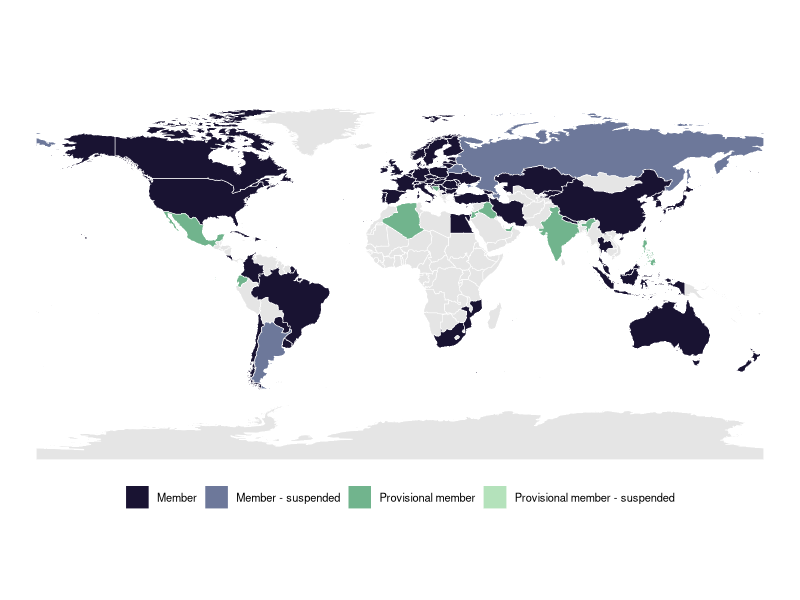
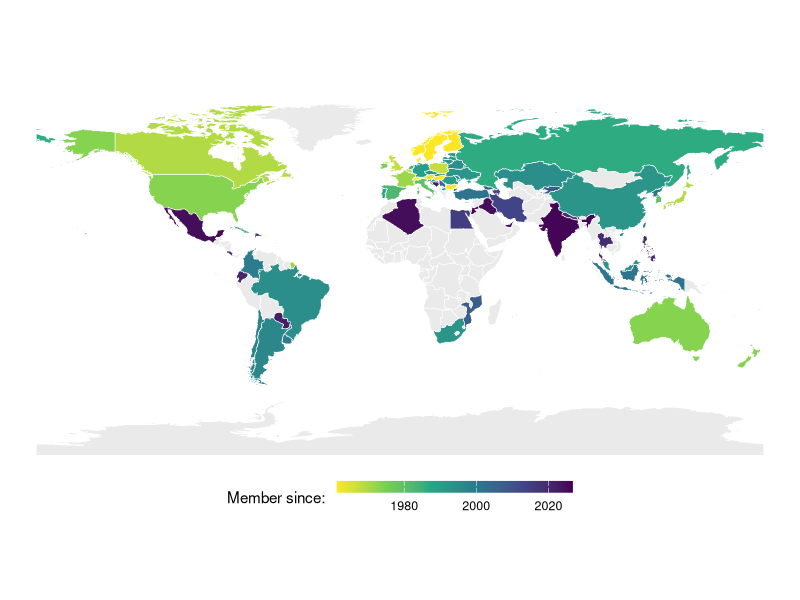
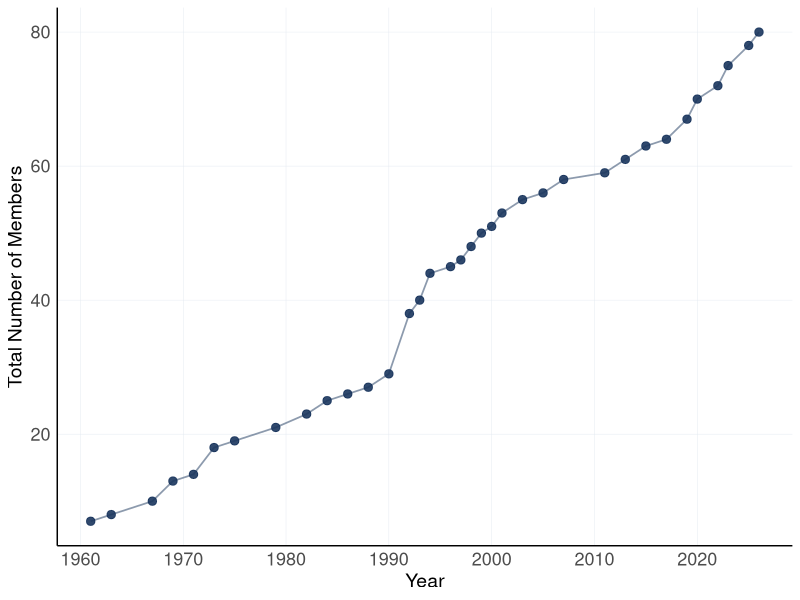

Generate these figures, in order, with R:
# Geographical distribution and evolution of federations

setwd("/Users/dsesia/Desktop/case_study_CIO")

# install.packages("sf")
# install.packages("rnaturalearth")
library(sf)
library(rnaturalearth)
library(dplyr)
library(ggplot2)
library(readxl)
library(tidyr)
library(knitr)
library(scales)

data_federations=read_excel("data/federations.xlsx", sheet = 1)


status_order <- c("Member", "Provisional member", "Member - suspended", "Provisional member - suspended","Invited")

mat <- data_federations %>%
  count(Region, Status) %>%
  pivot_wider(
    names_from = Status,
    values_from = n,
    values_fill = 0
  ) %>%
  select(Region, all_of(status_order)) %>%
  mutate(Total = rowSums(across(where(is.numeric)))) %>%
  arrange(desc(Total))

# Add totals row at the bottom
mat <- mat %>%
  bind_rows(
    mat %>%
      summarise(
        Region = "Total",
        across(where(is.numeric), sum)
      )
  )

# create table (code for latex)
kable(
  mat,
  format = "latex",
  booktabs = TRUE,
  caption = "Distribution of statuses by region",
  label = "tab:region_status",
  align = "l"
)

# World map
world <- ne_countries(
  scale = "medium",
  returnclass = "sf"
)

countries <- data_federations %>%
  select(Code, Country, Status, Member.since) %>%
  mutate(present = TRUE)

# standardize the name of the country based on names of rnaturalearth package
countries$name_present=countries$Country%in%world$name_long
countries$Country[countries$Country=="Czechia"]="Czech Republic"
countries$Country[countries$Country=="Great Britain"]="United Kingdom"
countries$Country[countries$Country=="Hong Kong China"]="Hong Kong"
countries$Country[countries$Country=="Iran, Islamic Republic of"]="Iran"
countries$Country[countries$Country=="Korea, Republic of"]="Republic of Korea"
countries$Country[countries$Country=="Moldova, Republic of"]="Moldova"
countries$Country[countries$Country=="Korea, Democratic People's Republic of"]="Dem. Rep. Korea"
countries$Country[countries$Country=="Chinese Taipei"]="Taiwan"
countries$Country[countries$Country=="Turkiye"]="Turkey"


# Join your countries to the world map
world_map <- world %>%
  left_join(
    countries,
    by = c("name_long" = "Country")
  )

# plot colored by member status
unique((world_map$Status))
ggplot(world_map) +
  geom_sf(
    aes(fill = Status),
    color = "white",
    linewidth = 0.2
  ) +
  scale_fill_manual(
    name=NULL,
    values = c(
      "NA"                             = "#F1F5F9",  
      "Member"                         = "#191332",  
      "Member - suspended"             = "#6D789A",  
      "Provisional member"             = "#71B48D",  
      "Provisional member - suspended" = "#B4E2BB"   
    ),
    breaks = c(
      "Member", 
      "Member - suspended", 
      "Provisional member", 
      "Provisional member - suspended"
    ),
    na.value = "grey90",
    guide = guide_legend(nrow = 1, byrow = TRUE)
  ) +
  theme_void() +
  theme(
    legend.position = "bottom",
    legend.box = "horizontal",
    legend.text = element_text(size = 8) 
  )

#-------------------------------------------------------------------------------
# plot colored by date

world_map$Member.since <- as.Date(world_map$Member.since, format = "%d/%m/%Y")

# Plot
ggplot(world_map) +
  geom_sf(
    aes(fill = Member.since),
    color = "white",
    linewidth = 0.2
  ) +
  scale_fill_viridis_c(
    name = "Member since: ",                
    option = "viridis",         
    direction = -1,             
    na.value = "#EAEAEA",       
    labels = date_format("%Y"),  
    guide = guide_colorbar(
      barwidth = unit(6, "cm"),  
      barheight = unit(0.3, "cm")
    ),
    transform = "date"
  ) +
  theme_void() +
  theme(
    legend.position = "bottom",
    legend.box = "horizontal",
    legend.text = element_text(size = 9)
  )



# Evolution - cumulative number of members

cumulative_data <- world_map %>%
  filter(!is.na(Member.since)) %>%
  mutate(Year = as.numeric(format(as.Date(Member.since), "%Y"))) %>%
  group_by(Year) %>%
  summarise(New_Members = n(), .groups = "drop") %>%
  arrange(Year) %>%
  mutate(Cumulative_Members = cumsum(New_Members))


ggplot(cumulative_data, aes(x = Year, y = Cumulative_Members)) +
  geom_line(color = "#1A365D", linewidth = 0.6, alpha = 0.5) +
  geom_point(color = "#1A365D", size = 2.5, alpha = 0.9) +
  scale_x_continuous(
    name = "Year",
    breaks = seq(1960, max(cumulative_data$Year), by = 10)
  ) +
  scale_y_continuous(
    name = "Total Number of Members"
  ) +
  theme_minimal(base_size = 11) +
  theme(
    axis.text = element_text(size = 13),        
    axis.title = element_text(size = 14),       
    axis.line = element_line(linewidth = 0.5),
    panel.grid.major = element_line(
      color = "#E2E8F0", linewidth = 0.15
    ),
    panel.grid.minor = element_blank()
  )
